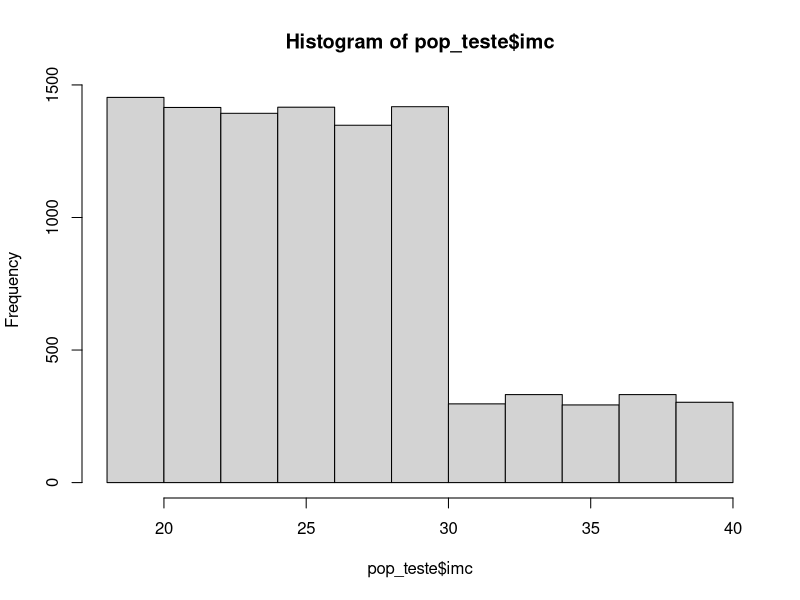

This figure's R source:
# Script para gerar a população simulada
gera_pop = function(n_agentes){
  
  # Gerando o id dos agentes
  id = 1:n_agentes
  
  # Gerando o sexo e a faixa etária
  sexo_idade = sample(c("F_FE1", "F_FE2", "F_FE3", "F_FE4", "F_FE5", "F_FE6",
                     "M_FE1", "M_FE2", "M_FE3", "M_FE4", "M_FE5", "M_FE6"),
                   n_agentes, replace = T,
                   prob = c(0.054,0.111,0.112,0.113,0.088,0.03,
                            0.047,0.117,0.113,0.107,0.082,0.026))
  
  sexo = substring(sexo_idade, 1, 1)
  idade_cat = substring(sexo_idade, 3, 5)
  
  # Gerando a idade numérica
  f_idade = function(idade_cat){
    dplyr::case_when(
    idade_cat == "FE1" ~ runif(1, 18, 24) |> floor(),
    idade_cat == "FE2" ~ runif(1, 25, 34) |> floor(),
    idade_cat == "FE3" ~ runif(1, 35, 44) |> floor(),
    idade_cat == "FE4" ~ runif(1, 45, 54) |> floor(),
    idade_cat == "FE5" ~ runif(1, 55, 64) |> floor(),
    idade_cat == "FE6" ~ runif(1, 65, 69) |> floor()
    )
    }
  
  idade = purrr::map_dbl(idade_cat, f_idade)
  
  # Calculando os pesos amostrais
  peso = n_agentes/table(sexo, idade_cat) 
  peso = data.frame(peso)
  peso$idade_sexo = paste0(peso$sexo,"_",peso$idade_cat)
  
  # Gerando o histórico familiar
  hist_fam = sample(c(0, 1, 2), n_agentes, replace = T, c(0.057, 0.34, 0.603))
  
  # Gerando o IMC por idade e sexo
  # A parte que usa o peso estava comentada no código original
  f_imc = function(sexo_idade){
    dplyr::case_when(
      sexo_idade == "F_FE1" ~ c('IMC1', 'IMC2', 'IMC3')[which(rmultinom(1, 1, peso$Freq[peso$idade_sexo == "F_FE1"] * c(0.042684237,0.009838661,0.002935571)) == 1)],
      sexo_idade == "F_FE2" ~ c('IMC1', 'IMC2', 'IMC3')[which(rmultinom(1, 1, peso$Freq[peso$idade_sexo == "F_FE2"] * c(0.073310934,0.031578673,0.01199731)) == 1)],
      sexo_idade == "F_FE3" ~ c('IMC1', 'IMC2', 'IMC3')[which(rmultinom(1, 1, peso$Freq[peso$idade_sexo == "F_FE3"] * c(0.069456412,0.033180011,0.011557417)) == 1)],
      sexo_idade == "F_FE4" ~ c('IMC1', 'IMC2', 'IMC3')[which(rmultinom(1, 1, peso$Freq[peso$idade_sexo == "F_FE4"] * c(0.06321826,0.028554213,0.018096166)) == 1)],
      sexo_idade == "F_FE5" ~ c('IMC1', 'IMC2', 'IMC3')[which(rmultinom(1, 1, peso$Freq[peso$idade_sexo == "F_FE5"] * c(0.041827408,0.028838916,0.011561522)) == 1)],
      sexo_idade == "F_FE6" ~ c('IMC1', 'IMC2', 'IMC3')[which(rmultinom(1, 1, peso$Freq[peso$idade_sexo == "F_FE6"] * c(0.015781971,0.009269922,0.002959004)) == 1)],
      sexo_idade == "M_FE1" ~ c('IMC1', 'IMC2', 'IMC3')[which(rmultinom(1, 1, peso$Freq[peso$idade_sexo == "M_FE1"] * c(0.026310992,0.01484585,0.004550715)) == 1)],
      sexo_idade == "M_FE2" ~ c('IMC1', 'IMC2', 'IMC3')[which(rmultinom(1, 1, peso$Freq[peso$idade_sexo == "M_FE2"] * c(0.045189596,0.047650005,0.018598202)) == 1)],
      sexo_idade == "M_FE3" ~ c('IMC1', 'IMC2', 'IMC3')[which(rmultinom(1, 1, peso$Freq[peso$idade_sexo == "M_FE3"] * c(0.042813629,0.050066312,0.017916281)) == 1)],
      sexo_idade == "M_FE4" ~ c('IMC1', 'IMC2', 'IMC3')[which(rmultinom(1, 1, peso$Freq[peso$idade_sexo == "M_FE4"] * c(0.03896837,0.043086307,0.028052634)) == 1)],
      sexo_idade == "M_FE5" ~ c('IMC1', 'IMC2', 'IMC3')[which(rmultinom(1, 1, peso$Freq[peso$idade_sexo == "M_FE5"] * c(0.025782834,0.043515905,0.017922644)) == 1)],
      sexo_idade == "M_FE6" ~ c('IMC1', 'IMC2', 'IMC3')[which(rmultinom(1, 1, peso$Freq[peso$idade_sexo == "M_FE6"] * c(0.009728165,0.013987663,0.004587041)) == 1)]
    )
  }
  
  imc_cat = purrr::map_chr(sexo_idade, f_imc)
  
  # Gerando o IMC numérico
  f_imc_num = function(imc_cat){
    dplyr::case_when(
      imc_cat == 'IMC1' ~ runif(1, 18, 25),
      imc_cat == 'IMC2' ~ runif(1, 25, 30),
      imc_cat == 'IMC3' ~ runif(1, 30, 40)
    )
  }
  
  imc = purrr::map_dbl(imc_cat, f_imc_num)
  
  # Gerando os fumantes
  f_fumante = function(sexo_idade, probs, pesos = NULL){
    
    dplyr::case_when(
      sexo_idade == "F_FE1" ~ ifelse(!is.null(pesos), rbinom(1, 1, pesos["F_FE1"] * 0.014), rbinom(1, 1, 0.014)),
      sexo_idade == "F_FE2" ~ ifelse(!is.null(pesos), rbinom(1, 1, pesos["F_FE2"] * 0.032), rbinom(1, 1, 0.032)),
      sexo_idade == "F_FE3" ~ ifelse(!is.null(pesos), rbinom(1, 1, pesos["F_FE3"] * 0.028), rbinom(1, 1, 0.028)),
      sexo_idade == "F_FE4" ~ ifelse(!is.null(pesos), rbinom(1, 1, pesos["F_FE4"] * 0.033), rbinom(1, 1, 0.033)),
      sexo_idade == "F_FE5" ~ ifelse(!is.null(pesos), rbinom(1, 1, pesos["F_FE5"] * 0.019), rbinom(1, 1, 0.019)),
      sexo_idade == "F_FE6" ~ ifelse(!is.null(pesos), rbinom(1, 1, pesos["F_FE6"] * 0.003), rbinom(1, 1, 0.003)),
      sexo_idade == "M_FE1" ~ ifelse(!is.null(pesos), rbinom(1, 1, pesos["M_FE1"] * 0.013), rbinom(1, 1, 0.013)),
      sexo_idade == "M_FE2" ~ ifelse(!is.null(pesos), rbinom(1, 1, pesos["M_FE2"] * 0.037), rbinom(1, 1, 0.037)),
      sexo_idade == "M_FE3" ~ ifelse(!is.null(pesos), rbinom(1, 1, pesos["M_FE3"] * 0.038), rbinom(1, 1, 0.038)),
      sexo_idade == "M_FE4" ~ ifelse(!is.null(pesos), rbinom(1, 1, pesos["M_FE4"] * 0.034), rbinom(1, 1, 0.034)),
      sexo_idade == "M_FE5" ~ ifelse(!is.null(pesos), rbinom(1, 1, pesos["M_FE5"] * 0.021), rbinom(1, 1, 0.021)),
      sexo_idade == "M_FE6" ~ ifelse(!is.null(pesos), rbinom(1, 1, pesos["M_FE6"] * 0.004), rbinom(1, 1, 0.004)),
    )
    
  }
  
  fumante = purrr::map_dbl(sexo_idade, f_fumante)
  
  # Gerando o nível pressórico
  f_np = function(sexo_idade){
    
    dplyr::case_when(
      sexo_idade == "F_FE1" ~ MASS::mvrnorm(1, c(111, 70), matrix(c(11.6^2, 0.75*11.6*8.3, 0.75*11.6*8.3, 8.3^2), 2, 2, byrow = T)) |> paste0(collapse = ';'),
      sexo_idade == "F_FE2" ~ MASS::mvrnorm(1, c(112, 73), matrix(c(12.1^2, 0.75*11.6*9.4, 0.75*11.6*9.4, 9.4^2), 2, 2, byrow = T)) |> paste0(collapse = ';'),
      sexo_idade == "F_FE3" ~ MASS::mvrnorm(1, c(119, 77), matrix(c(16.4^2, 0.75*16.4*10.7, 0.75*16.4*10.7, 10.7^2), 2, 2, byrow = T)) |> paste0(collapse = ';'),
      sexo_idade == "F_FE4" ~ MASS::mvrnorm(1, c(127, 81), matrix(c(18.7^2, 0.75*18.7*11.1, 0.75*18.7*11.1, 11.1^2), 2, 2, byrow = T)) |> paste0(collapse = ';'),
      sexo_idade == "F_FE5" ~ MASS::mvrnorm(1, c(137, 82), matrix(c(20.4^2, 0.75*20.4*11.3, 0.75*20.4*11.3, 11.3^2), 2, 2, byrow = T)) |> paste0(collapse = ';'),
      sexo_idade == "F_FE6" ~ MASS::mvrnorm(1, c(145, 81), matrix(c(23.5^2, 0.75*23.5*11.7, 0.75*23.5*11.7, 11.7^2), 2, 2, byrow = T)) |> paste0(collapse = ';'),
      sexo_idade == "M_FE1" ~ MASS::mvrnorm(1, c(124, 76), matrix(c(13.7^2, 0.75*13.7*8.3, 0.75*13.7*8.3, 8.3^2), 2, 2, byrow = T)) |> paste0(collapse = ';'),
      sexo_idade == "M_FE2" ~ MASS::mvrnorm(1, c(125, 79), matrix(c(13.7^2, 0.75*13.7*9.4, 0.75*13.7*9.4, 9.4^2), 2, 2, byrow = T)) |> paste0(collapse = ';'),
      sexo_idade == "M_FE3" ~ MASS::mvrnorm(1, c(126, 82), matrix(c(14.3^2, 0.75*14.3*10.7, 0.75*14.3*10.7, 10.7^2), 2, 2, byrow = T)) |> paste0(collapse = ';'),
      sexo_idade == "M_FE4" ~ MASS::mvrnorm(1, c(131, 85), matrix(c(18.1^2, 0.75*18.1*11.1, 0.75*18.1*11.1, 11.1^2), 2, 2, byrow = T)) |> paste0(collapse = ';'),
      sexo_idade == "M_FE5" ~ MASS::mvrnorm(1, c(137, 84), matrix(c(18.9^2, 0.75*18.9*11.3, 0.75*18.9*11.3, 11.3^2), 2, 2, byrow = T)) |> paste0(collapse = ';'),
      sexo_idade == "M_FE6" ~ MASS::mvrnorm(1, c(142, 82), matrix(c(22^2, 0.75*22*11.7, 0.75*22*11.7, 11.7^2), 2, 2, byrow = T)) |> paste0(collapse = ';')
    )
  
  }
  
  np = purrr::map_chr(sexo_idade, f_np)
  
  # Separando a pas e a pad e convertendo em numérico
  pas = unlist(strsplit(np, ';'))[seq(1, n_agentes*2, by = 2)] |> as.numeric()
  pad = unlist(strsplit(np, ';'))[seq(2, n_agentes*2, by = 2)] |> as.numeric()
  
  # Gerando os hipertensos
  # Código 9 para quem é hipertenso em t0
  has = ifelse(pas >= 140 | pad >= 90, 9, 0) 
  
  # Gerando a estrutura de rede social entre os agentes
  
  # Inicializando a matriz de vizinhança
  # rede_social = matrix(0, nrow = n_agentes, ncol = n_agentes)
  
  # Preenchendo a matriz de rede social
  # for(i in 1:n_agentes){
  #   
  #   # A cada iteração, o agente i é removido do sorteio, assim ele não
  #   # pode fazer parte de sua própria rede social
  #   agentes = sample(c(1:n_agentes)[-i], size = 2, replace = F)
  #   
  #   # Os pares i,j e j,i devem ser iguais a 1 para estabelecer o contato na rede
  #   rede_social[i, agentes] = 1
  #   rede_social[agentes, i] = 1
  #   
  # }
  
  # Número de contatos na rede social
  # rede = rowSums(rede_social)
  
  # Atribuindo o grupo
  grupo = ifelse(pas < 120, 119, 139)
  
  # Gerando as probabilidades de intervenções
  
  f_probs = function(sexo_idade){
    
    dplyr::case_when(
      sexo_idade == "F_FE1" ~ MASS::mvrnorm(1, c(0.4, 0.4), matrix(c(0.05, 0.75*0.05*0.05, 0.75*0.05*0.05, 0.05^2), 2, 2, byrow = T)) |> paste0(collapse = ';'),
      sexo_idade == "F_FE2" ~ MASS::mvrnorm(1, c(0.55, 0.55), matrix(c(0.05, 0.75*0.05*0.05, 0.75*0.05*0.05, 0.05^2), 2, 2, byrow = T)) |> paste0(collapse = ';'),
      sexo_idade == "F_FE3" ~ MASS::mvrnorm(1, c(0.5, 0.5), matrix(c(0.05, 0.75*0.05*0.05, 0.75*0.05*0.05, 0.05^2), 2, 2, byrow = T)) |> paste0(collapse = ';'),
      sexo_idade == "F_FE4" ~ MASS::mvrnorm(1, c(0.45, 0.45), matrix(c(0.05, 0.75*0.05*0.05, 0.75*0.05*0.05, 0.05^2), 2, 2, byrow = T)) |> paste0(collapse = ';'),
      sexo_idade == "F_FE5" ~ MASS::mvrnorm(1, c(0.4, 0.4), matrix(c(0.05, 0.75*0.05*0.05, 0.75*0.05*0.05, 0.05^2), 2, 2, byrow = T)) |> paste0(collapse = ';'),
      sexo_idade == "F_FE6" ~ MASS::mvrnorm(1, c(0.35, 0.35), matrix(c(0.05, 0.75*0.05*0.05, 0.75*0.05*0.05, 0.05^2), 2, 2, byrow = T)) |> paste0(collapse = ';'),
      sexo_idade == "M_FE1" ~ MASS::mvrnorm(1, c(0.4, 0.4), matrix(c(0.05, 0.75*0.05*0.05, 0.75*0.05*0.05, 0.05^2), 2, 2, byrow = T)) |> paste0(collapse = ';'),
      sexo_idade == "M_FE2" ~ MASS::mvrnorm(1, c(0.55, 0.55), matrix(c(0.05, 0.75*0.05*0.05, 0.75*0.05*0.05, 0.05^2), 2, 2, byrow = T)) |> paste0(collapse = ';'),
      sexo_idade == "M_FE3" ~ MASS::mvrnorm(1, c(0.5, 0.5), matrix(c(0.05, 0.75*0.05*0.05, 0.75*0.05*0.05, 0.05^2), 2, 2, byrow = T)) |> paste0(collapse = ';'),
      sexo_idade == "M_FE4" ~ MASS::mvrnorm(1, c(0.45, 0.45), matrix(c(0.05, 0.75*0.05*0.05, 0.75*0.05*0.05, 0.05^2), 2, 2, byrow = T)) |> paste0(collapse = ';'),
      sexo_idade == "M_FE5" ~ MASS::mvrnorm(1, c(0.4, 0.4), matrix(c(0.05, 0.75*0.05*0.05, 0.75*0.05*0.05, 0.05^2), 2, 2, byrow = T)) |> paste0(collapse = ';'),
      sexo_idade == "M_FE6" ~ MASS::mvrnorm(1, c(0.35, 0.35), matrix(c(0.05, 0.75*0.05*0.05, 0.75*0.05*0.05, 0.05^2), 2, 2, byrow = T)) |> paste0(collapse = ';')
    )
    
  }
  
  probs = purrr::map_chr(sexo_idade, f_probs)
  
  # Separando a pas e a pad e convertendo em numérico
  prob_dieta = unlist(strsplit(probs, ';'))[seq(1, n_agentes*2, by = 2)] |> as.numeric()
  prob_dieta = ifelse(prob_dieta > 1, 0.85, prob_dieta)
  prob_dieta = ifelse(prob_dieta < 0, 0.15, prob_dieta)
  
  prob_af = unlist(strsplit(probs, ';'))[seq(2, n_agentes*2, by = 2)] |> as.numeric()
  prob_af = ifelse(prob_af > 1, 0.85, prob_af)
  prob_af = ifelse(prob_af < 0, 0.15, prob_af)
  
  # variáveis usadas durante a simulação
  risco = 0
  tdiimc = 0
  
  pop_sim = data.frame(id, sexo, idade, hist_fam, imc, fumante, pas, pad, has, grupo, prob_af, prob_dieta,
                       risco, tdiimc)
  
  # Exportando uma lista com a população simulada e a matriz da rede social
  return(pop_sim)
  
}

# Testando

pop_teste = gera_pop(n_agentes = 10000)

hist(pop_teste$imc)
